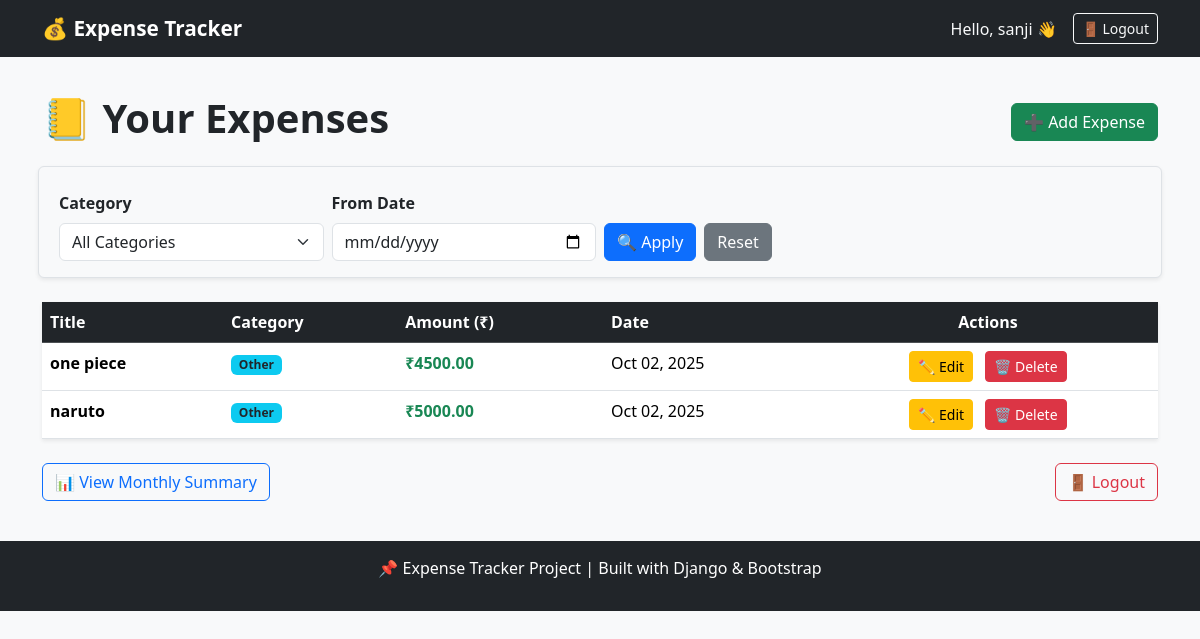
The app's page / (signed in), older data.
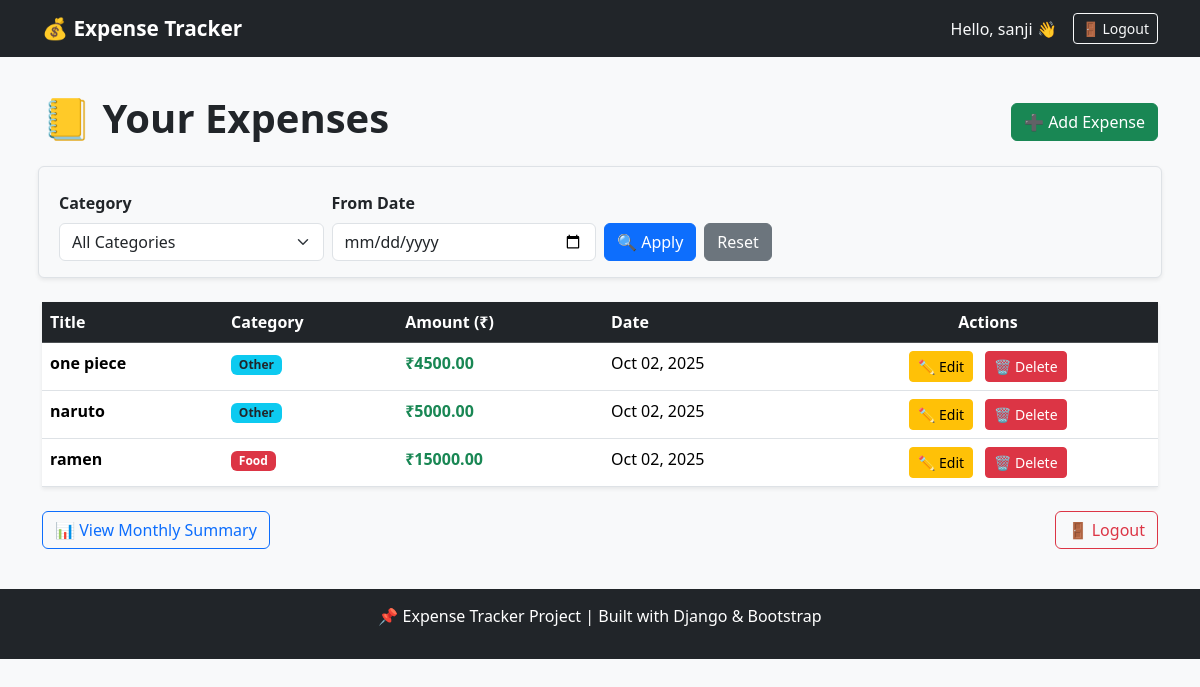
The same page, newer data.
### tracker/models.py (models this page shows, shortened)
class Expense(models.Model):
    CATEGORY_CHOICES = [
        ("Food", "Food"),
        ("Travel", "Travel"),
        ("Bills", "Bills"),
        ("Shopping", "Shopping"),
        ("Other", "Other"),
    ]
    title = models.CharField(max_length=200)
    amount = models.DecimalField(max_digits=10, decimal_places=2)
    date = models.DateField(default=datetime.now)
    category = models.CharField(max_length=50, choices=CATEGORY_CHOICES, default="Other")  # ✅ new field
    owner = models.ForeignKey(
        settings.AUTH_USER_MODEL,
        on_delete=models.CASCADE,
        null=True, blank=True,
        related_name="expenses"
    )

### tracker/views.py (the view)
# urls.py: path('', views.expense_list, name='expense_list'),
@login_required
def expense_list(request):
    category_filter = request.GET.get("category")
    date_filter = request.GET.get("date")
    expenses = Expense.objects.filter(owner=request.user)
    if category_filter:
        expenses = expenses.filter(category=category_filter)
    if date_filter:
        expenses = expenses.filter(date__gte=date_filter)
    expenses = expenses.order_by('-date')
    return render(request, 'tracker/expense_list.html', {
        'expenses': expenses,
        'selected_category': category_filter,
        'selected_date': date_filter
    })

### tracker/templates/tracker/expense_list.html (shortened to what this page needs)
{% extends 'tracker/base.html' %}
{% block content %}
<div class="d-flex justify-content-between align-items-center mb-4">
    <h1 class="fw-bold">📒 Your Expenses</h1>
    <a href="{% url 'add_expense' %}" class="btn btn-success">➕ Add Expense</a>
</div>
<form method="get" class="row g-2 mb-4 p-3 border rounded shadow-sm bg-light">
    <div class="col-md-3">
        <label class="form-label fw-bold">Category</label>
        <select name="category" class="form-select">
            <option value="">All Categories</option>
        </select>
    </div>
    <div class="col-md-3">
        <label class="form-label fw-bold">From Date</label>
        <input type="date" name="date" value="{{ selected_date }}" class="form-control">
    </div>
    <div class="col-md-3 d-flex align-items-end gap-2">
        <button type="submit" class="btn btn-primary">🔍 Apply</button>
        <a href="{% url 'expense_list' %}" class="btn btn-secondary">Reset</a>
    </div>
</form>
{% if expenses %}
<table class="table table-hover shadow-sm">
    <thead class="table-dark">
        <tr>
            <th scope="col">Title</th>
            <th scope="col">Category</th>
            <th scope="col">Amount (₹)</th>
            <th scope="col">Date</th>
            <th scope="col" class="text-center">Actions</th>
        </tr>
    </thead>
    <tbody>
        {% for expense in expenses %}
        <tr>
            <td class="fw-bold">{{ expense.title }}</td>
            <td>
                <span class="badge
                    {% if expense.category == 'Food' %} bg-danger
                    {% elif expense.category == 'Travel' %} bg-primary
                    {% elif expense.category == 'Bills' %} bg-warning text-dark
                    {% elif expense.category == 'Shopping' %} bg-success
                    {% else %} bg-info text-dark
                    {% endif %}">
                    {{ expense.category }}
                </span>
            </td>
            <td class="fw-bold text-success">₹{{ expense.amount }}</td>
            <td>{{ expense.date|date:"M d, Y" }}</td>
            <td class="text-center">
                <a href="{% url 'edit_expense' expense.id|stringformat:'s' %}" class="btn btn-sm btn-warning me-2">✏️ Edit</a>
                <a href="{% url 'delete_expense' expense.id|stringformat:'s' %}" class="btn btn-sm btn-danger">🗑️ Delete</a>
            </td>
        </tr>
        {% endfor %}
    </tbody>
</table>
{% else %}
<div class="alert alert-info shadow-sm">
    <strong>No expenses yet!</strong> Start by adding your first expense.
</div>
{% endif %}
<div class="mt-4 d-flex justify-content-between">
    <a href="{% url 'monthly_summary' %}" class="btn btn-outline-primary">📊 View Monthly Summary</a>
    {% if user.is_authenticated %}
    <form method="post" action="{% url 'logout' %}">
        <button type="submit" class="btn btn-outline-danger">🚪 Logout</button>
    </form>
    {% endif %}
</div>
{% endblock %}

### tracker/templates/tracker/base.html (shortened to what this page needs)
<!DOCTYPE html>
<html lang="en">
<head>
    <link href="https://cdn.jsdelivr.net/npm/bootstrap@5.3.3/dist/css/bootstrap.min.css" rel="stylesheet">
</head>
<body>
    <nav class="navbar navbar-expand-lg navbar-dark bg-dark fixed-top">
        <div class="container">
            <a class="navbar-brand" href="{% url 'expense_list' %}">💰 Expense Tracker</a>
            <div class="d-flex align-items-center">
                {% if user.is_authenticated %}
                    <span class="text-light me-3">Hello, {{ user.username }} 👋</span>
                    <form method="post" action="{% url 'logout' %}" class="d-inline">
                        <button type="submit" class="btn btn-outline-light btn-sm">🚪 Logout</button>
                    </form>
                {% else %}
                    <a href="{% url 'login' %}" class="btn btn-outline-light btn-sm me-2">Login</a>
                    <a href="{% url 'register' %}" class="btn btn-success btn-sm">Register</a>
                {% endif %}
            </div>
        </div>
    </nav>
    <div class="container mt-4">
        {% block content %}
        {% endblock %}
    </div>
    <footer>
        <p>📌 Expense Tracker Project | Built with Django & Bootstrap</p>
    </footer>
</body>
</html>

### tracker/templates/tracker/base.html (style rules this page uses)
body { padding-top: 70px; background-color: #f8f9fa; }
.navbar-brand { font-weight: bold; font-size: 1.3rem; }
footer { margin-top: 40px; padding: 15px 0; text-align: center; background: #212529; color: #fff; }

Row changes from the older to the newer data that the page shows:
added Expense: title "ramen", category "Food", amount "15000.00", date "Oct 02, 2025"
